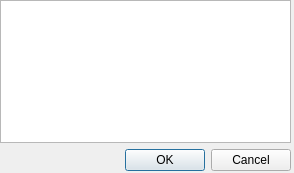
<?xml version="1.0" encoding="UTF-8"?>
<ui version="4.0">
 <class>LoadMediaWindow</class>
 <widget class="QDialog" name="LoadMediaWindow">
  <property name="geometry">
   <rect>
    <x>0</x>
    <y>0</y>
    <width>294</width>
    <height>173</height>
   </rect>
  </property>
  <property name="windowTitle">
   <string>Dialog</string>
  </property>
  <widget class="QWidget" name="verticalLayoutWidget">
   <property name="geometry">
    <rect>
     <x>0</x>
     <y>0</y>
     <width>291</width>
     <height>171</height>
    </rect>
   </property>
   <layout class="QVBoxLayout" name="verticalLayout">
    <item>
     <widget class="QListWidget" name="mediaList"/>
    </item>
    <item>
     <widget class="QDialogButtonBox" name="buttonBox">
      <property name="orientation">
       <enum>Qt::Horizontal</enum>
      </property>
      <property name="standardButtons">
       <set>QDialogButtonBox::Cancel|QDialogButtonBox::Ok</set>
      </property>
     </widget>
    </item>
    <item>
     <spacer name="verticalSpacer">
      <property name="orientation">
       <enum>Qt::Vertical</enum>
      </property>
      <property name="sizeHint" stdset="0">
       <size>
        <width>20</width>
        <height>40</height>
       </size>
      </property>
     </spacer>
    </item>
   </layout>
  </widget>
 </widget>
 <resources/>
 <connections>
  <connection>
   <sender>buttonBox</sender>
   <signal>accepted()</signal>
   <receiver>LoadMediaWindow</receiver>
   <slot>accept()</slot>
   <hints>
    <hint type="sourcelabel">
     <x>248</x>
     <y>254</y>
    </hint>
    <hint type="destinationlabel">
     <x>157</x>
     <y>274</y>
    </hint>
   </hints>
  </connection>
  <connection>
   <sender>buttonBox</sender>
   <signal>rejected()</signal>
   <receiver>LoadMediaWindow</receiver>
   <slot>reject()</slot>
   <hints>
    <hint type="sourcelabel">
     <x>316</x>
     <y>260</y>
    </hint>
    <hint type="destinationlabel">
     <x>286</x>
     <y>274</y>
    </hint>
   </hints>
  </connection>
 </connections>
</ui>
